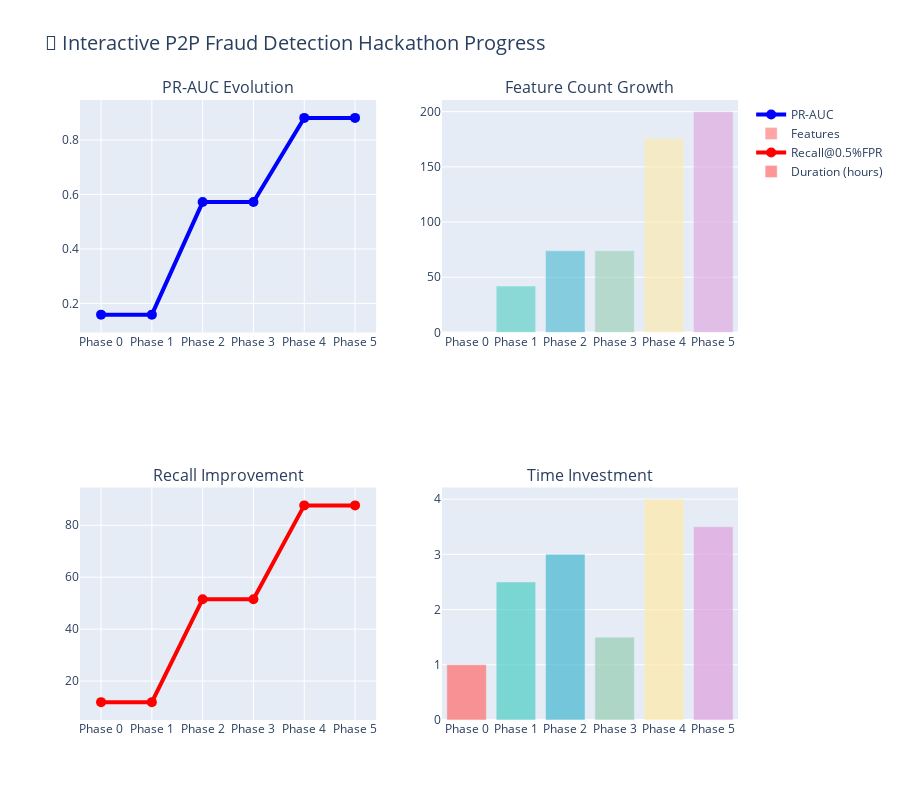

Source (notebook cell):
### Markdown cell above
## 🗺️ 5. Interactive Phase Comparison with Plotly

### Code cell
# Create Interactive Performance Evolution
# Extract data from the DataFrame to ensure variables are available
phases = phases_df['phase']
pr_aucs = phases_df['pr_auc']
recall_values = phases_df['recall_at_0_5_fpr']
feature_counts = phases_df['features']
durations = phases_df['duration_hours']
colors = phases_df['color']

fig = make_subplots(
    rows=2, cols=2,
    subplot_titles=('PR-AUC Evolution', 'Feature Count Growth', 
                   'Recall Improvement', 'Time Investment'),
    specs=[[{"secondary_y": False}, {"secondary_y": False}],
           [{"secondary_y": False}, {"secondary_y": False}]]
)

# PR-AUC Evolution
fig.add_trace(
    go.Scatter(x=phases, y=pr_aucs, mode='lines+markers', 
              name='PR-AUC', line=dict(color='blue', width=4),
              marker=dict(size=10),
              hovertemplate='<b>%{x}</b><br>PR-AUC: %{y:.3f}<extra></extra>'),
    row=1, col=1
)

# Feature Count Growth
fig.add_trace(
    go.Bar(x=phases, y=feature_counts, name='Features',
           marker_color=colors, opacity=0.6,
           hovertemplate='<b>%{x}</b><br>Features: %{y}<extra></extra>'),
    row=1, col=2
)

# Recall evolution
fig.add_trace(
    go.Scatter(x=phases, y=recall_values, mode='lines+markers',
              name='Recall@0.5%FPR', line=dict(color='red', width=4),
              marker=dict(size=10),
              hovertemplate='<b>%{x}</b><br>Recall: %{y:.1f}%<extra></extra>'),
    row=2, col=1
)

# Time investment
fig.add_trace(
    go.Bar(x=phases, y=durations, name='Duration (hours)',
           marker_color=colors, opacity=0.7,
           hovertemplate='<b>%{x}</b><br>Duration: %{y:.1f}h<extra></extra>'),
    row=2, col=2
)

fig.update_layout(
    height=800,
    title_text="🚀 Interactive P2P Fraud Detection Hackathon Progress",
    title_font_size=20,
    showlegend=True
)

fig.show()

print("✅ Interactive Plotly visualization created!")

# Create detailed phase comparison table
comparison_data = []
for i in range(len(phases)):
    phase_info = {
        'Phase': phases.iloc[i],
        'PR-AUC': f"{pr_aucs.iloc[i]:.3f}",
        'Recall@0.5%FPR': f"{recall_values.iloc[i]:.1f}%",
        'Features': feature_counts.iloc[i],
        'Duration': f"{durations.iloc[i]:.1f}h",
        'Innovation': phases_df['innovation'].iloc[i],
        'Key Achievement': phases_df['key_achievement'].iloc[i]
    }
    
    if i > 0:
        pr_improvement = ((pr_aucs.iloc[i] / pr_aucs.iloc[i-1]) - 1) * 100 if pr_aucs.iloc[i-1] > 0 else 0
        phase_info['PR-AUC Change'] = f"+{pr_improvement:.0f}%" if pr_improvement > 0 else "0%"
        recall_improvement = recall_values.iloc[i] - recall_values.iloc[i-1]
        phase_info['Recall Change'] = f"+{recall_improvement:.1f}pp" if recall_improvement > 0 else "0pp"
    else:
        phase_info['PR-AUC Change'] = "Baseline"
        phase_info['Recall Change'] = "Baseline"
    
    comparison_data.append(phase_info)

comparison_df = pd.DataFrame(comparison_data)
print("\n📊 Phase-by-Phase Comparison:")
print("="*100)
for _, row in comparison_df.iterrows():
    print(f"🔹 {row['Phase']}: {row['Key Achievement']}")
    print(f"   Performance: {row['PR-AUC']} PR-AUC ({row['PR-AUC Change']}), {row['Recall@0.5%FPR']} Recall ({row['Recall Change']})")
    print(f"   Innovation: {row['Innovation']}")
    print(f"   Resources: {row['Features']} features, {row['Duration']} development")
    print()

### Figure 1 — Plotly figure (JSON) as saved in the notebook; plotly's stock layout.template omitted (floating-point values rounded to 4 significant figures)
{"data": [{"hovertemplate": "<b>%{x}</b><br>PR-AUC: %{y:.3f}<extra></extra>", "line": {"color": "blue", "width": 4}, "marker": {"size": 10}, "mode": "lines+markers", "name": "PR-AUC", "type": "scatter", "x": ["Phase 0", "Phase 1", "Phase 2", "Phase 3", "Phase 4", "Phase 5"], "xaxis": "x", "y": [0.159, 0.159, 0.572, 0.572, 0.881, 0.881], "yaxis": "y"}, {"hovertemplate": "<b>%{x}</b><br>Features: %{y}<extra></extra>", "marker": {"color": ["#FF6B6B", "#4ECDC4", "#45B7D1", "#96CEB4", "#FFEAA7", "#DDA0DD"]}, "name": "Features", "opacity": 0.6, "type": "bar", "x": ["Phase 0", "Phase 1", "Phase 2", "Phase 3", "Phase 4", "Phase 5"], "xaxis": "x2", "y": [0, 42, 74, 74, 176, 200], "yaxis": "y2"}, {"hovertemplate": "<b>%{x}</b><br>Recall: %{y:.1f}%<extra></extra>", "line": {"color": "red", "width": 4}, "marker": {"size": 10}, "mode": "lines+markers", "name": "Recall@0.5%FPR", "type": "scatter", "x": ["Phase 0", "Phase 1", "Phase 2", "Phase 3", "Phase 4", "Phase 5"], "xaxis": "x3", "y": [11.89, 11.89, 51.54, 51.54, 87.67, 87.67], "yaxis": "y3"}, {"hovertemplate": "<b>%{x}</b><br>Duration: %{y:.1f}h<extra></extra>", "marker": {"color": ["#FF6B6B", "#4ECDC4", "#45B7D1", "#96CEB4", "#FFEAA7", "#DDA0DD"]}, "name": "Duration (hours)", "opacity": 0.7, "type": "bar", "x": ["Phase 0", "Phase 1", "Phase 2", "Phase 3", "Phase 4", "Phase 5"], "xaxis": "x4", "y": [1, 2.5, 3, 1.5, 4, 3.5], "yaxis": "y4"}], "layout": {"annotations": [{"font": {"size": 16}, "showarrow": false, "text": "PR-AUC Evolution", "x": 0.225, "xanchor": "center", "xref": "paper", "y": 1, "yanchor": "bottom", "yref": "paper"}, {"font": {"size": 16}, "showarrow": false, "text": "Feature Count Growth", "x": 0.775, "xanchor": "center", "xref": "paper", "y": 1, "yanchor": "bottom", "yref": "paper"}, {"font": {"size": 16}, "showarrow": false, "text": "Recall Improvement", "x": 0.225, "xanchor": "center", "xref": "paper", "y": 0.375, "yanchor": "bottom", "yref": "paper"}, {"font": {"size": 16}, "showarrow": false, "text": "Time Investment", "x": 0.775, "xanchor": "center", "xref": "paper", "y": 0.375, "yanchor": "bottom", "yref": "paper"}], "height": 800, "showlegend": true, "title": {"font": {"size": 20}, "text": "🚀 Interactive P2P Fraud Detection Hackathon Progress"}, "xaxis": {"anchor": "y", "domain": [0, 0.45]}, "xaxis2": {"anchor": "y2", "domain": [0.55, 1]}, "xaxis3": {"anchor": "y3", "domain": [0, 0.45]}, "xaxis4": {"anchor": "y4", "domain": [0.55, 1]}, "yaxis": {"anchor": "x", "domain": [0.625, 1]}, "yaxis2": {"anchor": "x2", "domain": [0.625, 1]}, "yaxis3": {"anchor": "x3", "domain": [0, 0.375]}, "yaxis4": {"anchor": "x4", "domain": [0, 0.375]}}}
